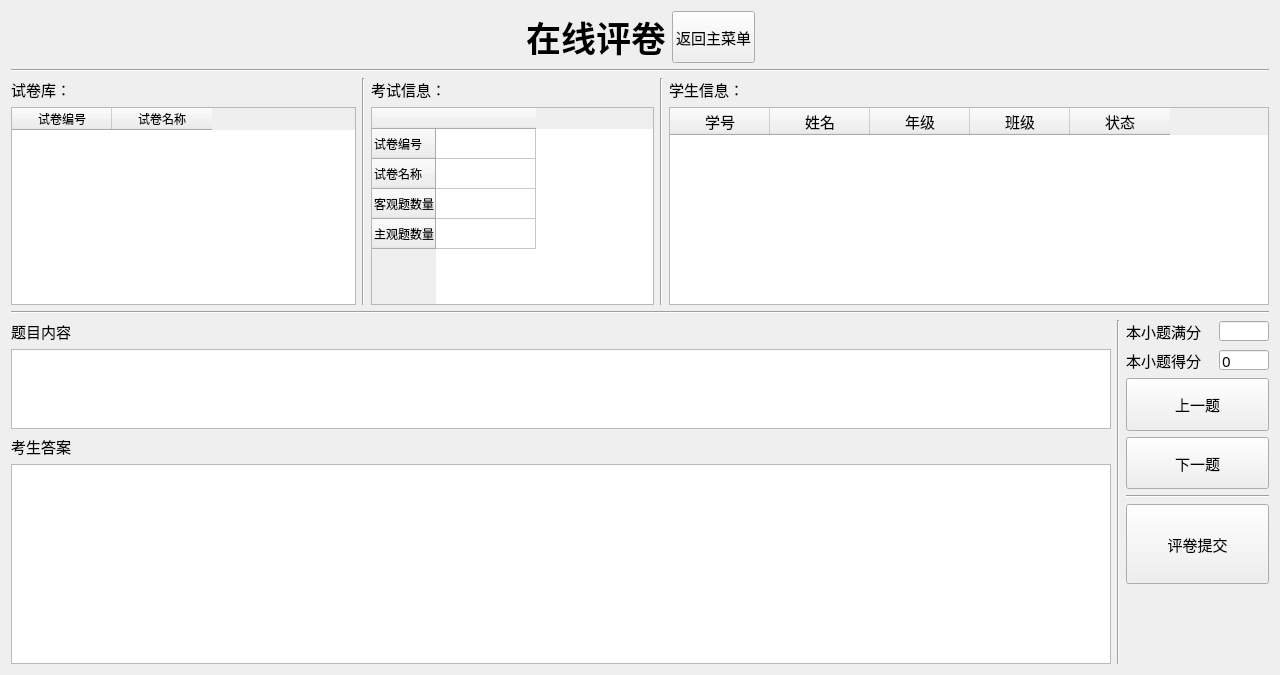
<?xml version="1.0" encoding="UTF-8"?>
<ui version="4.0">
 <class>SubMarkUI</class>
 <widget class="QWidget" name="SubMarkUI">
  <property name="geometry">
   <rect>
    <x>0</x>
    <y>0</y>
    <width>1280</width>
    <height>675</height>
   </rect>
  </property>
  <property name="font">
   <font>
    <family>微软雅黑</family>
    <pointsize>11</pointsize>
   </font>
  </property>
  <property name="windowTitle">
   <string>主观题评分</string>
  </property>
  <layout class="QGridLayout" name="gridLayout">
   <item row="0" column="0">
    <layout class="QHBoxLayout" name="horizontalLayout_8">
     <item>
      <spacer name="horizontalSpacer_3">
       <property name="orientation">
        <enum>Qt::Horizontal</enum>
       </property>
       <property name="sizeHint" stdset="0">
        <size>
         <width>40</width>
         <height>20</height>
        </size>
       </property>
      </spacer>
     </item>
     <item>
      <widget class="QLabel" name="label_10">
       <property name="font">
        <font>
         <pointsize>24</pointsize>
        </font>
       </property>
       <property name="text">
        <string>&lt;!DOCTYPE HTML PUBLIC &quot;-//W3C//DTD HTML 4.0//EN&quot; &quot;http://www.w3.org/TR/REC-html40/strict.dtd&quot;&gt;
&lt;html&gt;&lt;head&gt;&lt;meta name=&quot;qrichtext&quot; content=&quot;1&quot; /&gt;&lt;style type=&quot;text/css&quot;&gt;
p, li { white-space: pre-wrap; }
&lt;/style&gt;&lt;/head&gt;&lt;body style=&quot; font-family:'宋体'; font-size:9pt; font-weight:400; font-style:normal;&quot;&gt;
&lt;p align=&quot;center&quot; style=&quot; margin-top:0px; margin-bottom:0px; margin-left:0px; margin-right:0px; -qt-block-indent:0; text-indent:0px;&quot;&gt;&lt;span style=&quot; font-size:26pt; font-weight:600;&quot;&gt;在线评卷&lt;/span&gt;&lt;/p&gt;&lt;/body&gt;&lt;/html&gt;</string>
       </property>
      </widget>
     </item>
     <item>
      <widget class="QPushButton" name="pushButton_back">
       <property name="minimumSize">
        <size>
         <width>83</width>
         <height>50</height>
        </size>
       </property>
       <property name="maximumSize">
        <size>
         <width>16777215</width>
         <height>1111</height>
        </size>
       </property>
       <property name="font">
        <font>
         <family>微软雅黑</family>
         <pointsize>11</pointsize>
         <weight>50</weight>
         <italic>false</italic>
         <bold>false</bold>
         <underline>false</underline>
         <strikeout>false</strikeout>
        </font>
       </property>
       <property name="layoutDirection">
        <enum>Qt::RightToLeft</enum>
       </property>
       <property name="text">
        <string>返回主菜单</string>
       </property>
      </widget>
     </item>
     <item>
      <spacer name="horizontalSpacer_4">
       <property name="orientation">
        <enum>Qt::Horizontal</enum>
       </property>
       <property name="sizeHint" stdset="0">
        <size>
         <width>40</width>
         <height>20</height>
        </size>
       </property>
      </spacer>
     </item>
    </layout>
   </item>
   <item row="1" column="0">
    <widget class="Line" name="line_7">
     <property name="orientation">
      <enum>Qt::Horizontal</enum>
     </property>
    </widget>
   </item>
   <item row="2" column="0">
    <layout class="QHBoxLayout" name="horizontalLayout_12">
     <item>
      <layout class="QVBoxLayout" name="verticalLayout_3">
       <item>
        <layout class="QHBoxLayout" name="horizontalLayout_11">
         <item>
          <widget class="QLabel" name="label_2">
           <property name="text">
            <string>试卷库：</string>
           </property>
          </widget>
         </item>
        </layout>
       </item>
       <item>
        <layout class="QHBoxLayout" name="horizontalLayout_10">
         <item>
          <widget class="QTableWidget" name="tableWidget_paper">
           <property name="sizePolicy">
            <sizepolicy hsizetype="Minimum" vsizetype="Expanding">
             <horstretch>0</horstretch>
             <verstretch>0</verstretch>
            </sizepolicy>
           </property>
           <property name="minimumSize">
            <size>
             <width>345</width>
             <height>0</height>
            </size>
           </property>
           <property name="sizeIncrement">
            <size>
             <width>0</width>
             <height>0</height>
            </size>
           </property>
           <property name="font">
            <font>
             <family>宋体</family>
             <pointsize>9</pointsize>
            </font>
           </property>
           <property name="editTriggers">
            <set>QAbstractItemView::NoEditTriggers</set>
           </property>
           <column>
            <property name="text">
             <string>试卷编号</string>
            </property>
           </column>
           <column>
            <property name="text">
             <string>试卷名称</string>
            </property>
           </column>
          </widget>
         </item>
        </layout>
       </item>
      </layout>
     </item>
     <item>
      <widget class="Line" name="line">
       <property name="orientation">
        <enum>Qt::Vertical</enum>
       </property>
      </widget>
     </item>
     <item>
      <layout class="QVBoxLayout" name="verticalLayout_2">
       <item>
        <layout class="QHBoxLayout" name="horizontalLayout_5">
         <item>
          <widget class="QLabel" name="label_9">
           <property name="text">
            <string>考试信息：</string>
           </property>
          </widget>
         </item>
         <item>
          <spacer name="horizontalSpacer">
           <property name="orientation">
            <enum>Qt::Horizontal</enum>
           </property>
           <property name="sizeHint" stdset="0">
            <size>
             <width>40</width>
             <height>20</height>
            </size>
           </property>
          </spacer>
         </item>
        </layout>
       </item>
       <item>
        <widget class="QTableWidget" name="tableWidget_examInfo">
         <property name="sizePolicy">
          <sizepolicy hsizetype="Expanding" vsizetype="Expanding">
           <horstretch>0</horstretch>
           <verstretch>0</verstretch>
          </sizepolicy>
         </property>
         <property name="maximumSize">
          <size>
           <width>500</width>
           <height>16777215</height>
          </size>
         </property>
         <property name="font">
          <font>
           <family>宋体</family>
           <pointsize>9</pointsize>
          </font>
         </property>
         <property name="editTriggers">
          <set>QAbstractItemView::NoEditTriggers</set>
         </property>
         <row>
          <property name="text">
           <string>试卷编号</string>
          </property>
         </row>
         <row>
          <property name="text">
           <string>试卷名称</string>
          </property>
         </row>
         <row>
          <property name="text">
           <string>客观题数量</string>
          </property>
         </row>
         <row>
          <property name="text">
           <string>主观题数量</string>
          </property>
         </row>
         <column>
          <property name="text">
           <string/>
          </property>
         </column>
        </widget>
       </item>
      </layout>
     </item>
     <item>
      <widget class="Line" name="line_2">
       <property name="orientation">
        <enum>Qt::Vertical</enum>
       </property>
      </widget>
     </item>
     <item>
      <layout class="QVBoxLayout" name="verticalLayout_4">
       <item>
        <layout class="QHBoxLayout" name="horizontalLayout_6">
         <item>
          <widget class="QLabel" name="label_6">
           <property name="text">
            <string>学生信息：</string>
           </property>
          </widget>
         </item>
         <item>
          <spacer name="horizontalSpacer_2">
           <property name="orientation">
            <enum>Qt::Horizontal</enum>
           </property>
           <property name="sizeHint" stdset="0">
            <size>
             <width>40</width>
             <height>20</height>
            </size>
           </property>
          </spacer>
         </item>
        </layout>
       </item>
       <item>
        <widget class="QTableWidget" name="tableWidget_userInfo">
         <property name="minimumSize">
          <size>
           <width>600</width>
           <height>192</height>
          </size>
         </property>
         <column>
          <property name="text">
           <string>学号</string>
          </property>
         </column>
         <column>
          <property name="text">
           <string>姓名</string>
          </property>
         </column>
         <column>
          <property name="text">
           <string>年级</string>
          </property>
         </column>
         <column>
          <property name="text">
           <string>班级</string>
          </property>
         </column>
         <column>
          <property name="text">
           <string>状态</string>
          </property>
         </column>
        </widget>
       </item>
      </layout>
     </item>
    </layout>
   </item>
   <item row="3" column="0">
    <widget class="Line" name="line_4">
     <property name="orientation">
      <enum>Qt::Horizontal</enum>
     </property>
    </widget>
   </item>
   <item row="4" column="0">
    <layout class="QHBoxLayout" name="horizontalLayout_2">
     <item>
      <layout class="QVBoxLayout" name="verticalLayout_10">
       <item>
        <widget class="QLabel" name="label_4">
         <property name="minimumSize">
          <size>
           <width>1100</width>
           <height>0</height>
          </size>
         </property>
         <property name="text">
          <string>题目内容</string>
         </property>
        </widget>
       </item>
       <item>
        <widget class="QTextBrowser" name="textBrowser_answser">
         <property name="minimumSize">
          <size>
           <width>1100</width>
           <height>0</height>
          </size>
         </property>
         <property name="maximumSize">
          <size>
           <width>16777215</width>
           <height>80</height>
          </size>
         </property>
         <property name="font">
          <font>
           <pointsize>10</pointsize>
          </font>
         </property>
        </widget>
       </item>
       <item>
        <widget class="QLabel" name="label_5">
         <property name="text">
          <string>考生答案</string>
         </property>
        </widget>
       </item>
       <item>
        <widget class="QTextBrowser" name="textBrowser_title">
         <property name="minimumSize">
          <size>
           <width>1100</width>
           <height>200</height>
          </size>
         </property>
         <property name="font">
          <font>
           <pointsize>10</pointsize>
          </font>
         </property>
        </widget>
       </item>
      </layout>
     </item>
     <item>
      <widget class="Line" name="line_5">
       <property name="orientation">
        <enum>Qt::Vertical</enum>
       </property>
      </widget>
     </item>
     <item>
      <layout class="QVBoxLayout" name="verticalLayout_8">
       <item>
        <layout class="QVBoxLayout" name="verticalLayout_7">
         <item>
          <layout class="QHBoxLayout" name="horizontalLayout_9">
           <item>
            <widget class="QLabel" name="label">
             <property name="text">
              <string>本小题满分</string>
             </property>
            </widget>
           </item>
           <item>
            <widget class="QLineEdit" name="lineEdit_mark">
             <property name="minimumSize">
              <size>
               <width>50</width>
               <height>20</height>
              </size>
             </property>
             <property name="maximumSize">
              <size>
               <width>50</width>
               <height>20</height>
              </size>
             </property>
             <property name="dragEnabled">
              <bool>false</bool>
             </property>
             <property name="readOnly">
              <bool>true</bool>
             </property>
            </widget>
           </item>
          </layout>
         </item>
         <item>
          <layout class="QHBoxLayout" name="horizontalLayout">
           <item>
            <widget class="QLabel" name="label_3">
             <property name="text">
              <string>本小题得分</string>
             </property>
            </widget>
           </item>
           <item>
            <widget class="QLineEdit" name="lineEdit_GotMark">
             <property name="minimumSize">
              <size>
               <width>50</width>
               <height>20</height>
              </size>
             </property>
             <property name="maximumSize">
              <size>
               <width>50</width>
               <height>20</height>
              </size>
             </property>
             <property name="toolTip">
              <string>&lt;!DOCTYPE HTML PUBLIC &quot;-//W3C//DTD HTML 4.0//EN&quot; &quot;http://www.w3.org/TR/REC-html40/strict.dtd&quot;&gt;
&lt;html&gt;&lt;head&gt;&lt;meta name=&quot;qrichtext&quot; content=&quot;1&quot; /&gt;&lt;style type=&quot;text/css&quot;&gt;
p, li { white-space: pre-wrap; }
&lt;/style&gt;&lt;/head&gt;&lt;body style=&quot; font-family:'微软雅黑'; font-size:11pt; font-weight:400; font-style:normal;&quot;&gt;
&lt;p style=&quot; margin-top:0px; margin-bottom:0px; margin-left:0px; margin-right:0px; -qt-block-indent:0; text-indent:0px;&quot;&gt;为该题评分&lt;/p&gt;&lt;/body&gt;&lt;/html&gt;</string>
             </property>
             <property name="text">
              <string>0</string>
             </property>
             <property name="echoMode">
              <enum>QLineEdit::Normal</enum>
             </property>
            </widget>
           </item>
          </layout>
         </item>
         <item>
          <widget class="QPushButton" name="pushButton_Pre">
           <property name="sizePolicy">
            <sizepolicy hsizetype="Expanding" vsizetype="Expanding">
             <horstretch>0</horstretch>
             <verstretch>0</verstretch>
            </sizepolicy>
           </property>
           <property name="maximumSize">
            <size>
             <width>150</width>
             <height>16777215</height>
            </size>
           </property>
           <property name="text">
            <string>上一题</string>
           </property>
          </widget>
         </item>
         <item>
          <widget class="QPushButton" name="pushButton_Next">
           <property name="sizePolicy">
            <sizepolicy hsizetype="Expanding" vsizetype="Expanding">
             <horstretch>0</horstretch>
             <verstretch>0</verstretch>
            </sizepolicy>
           </property>
           <property name="maximumSize">
            <size>
             <width>150</width>
             <height>16777215</height>
            </size>
           </property>
           <property name="text">
            <string>下一题</string>
           </property>
          </widget>
         </item>
        </layout>
       </item>
       <item>
        <layout class="QVBoxLayout" name="verticalLayout_6">
         <item>
          <layout class="QVBoxLayout" name="verticalLayout">
           <item>
            <layout class="QHBoxLayout" name="horizontalLayout_3"/>
           </item>
           <item>
            <layout class="QHBoxLayout" name="horizontalLayout_4"/>
           </item>
           <item>
            <widget class="Line" name="line_6">
             <property name="orientation">
              <enum>Qt::Horizontal</enum>
             </property>
            </widget>
           </item>
           <item>
            <layout class="QHBoxLayout" name="horizontalLayout_7"/>
           </item>
          </layout>
         </item>
         <item>
          <widget class="QPushButton" name="pushButton_submit">
           <property name="sizePolicy">
            <sizepolicy hsizetype="Expanding" vsizetype="Expanding">
             <horstretch>0</horstretch>
             <verstretch>0</verstretch>
            </sizepolicy>
           </property>
           <property name="text">
            <string>评卷提交</string>
           </property>
          </widget>
         </item>
         <item>
          <spacer name="verticalSpacer">
           <property name="orientation">
            <enum>Qt::Vertical</enum>
           </property>
           <property name="sizeHint" stdset="0">
            <size>
             <width>20</width>
             <height>40</height>
            </size>
           </property>
          </spacer>
         </item>
        </layout>
       </item>
      </layout>
     </item>
    </layout>
   </item>
  </layout>
 </widget>
 <resources/>
 <connections/>
</ui>
